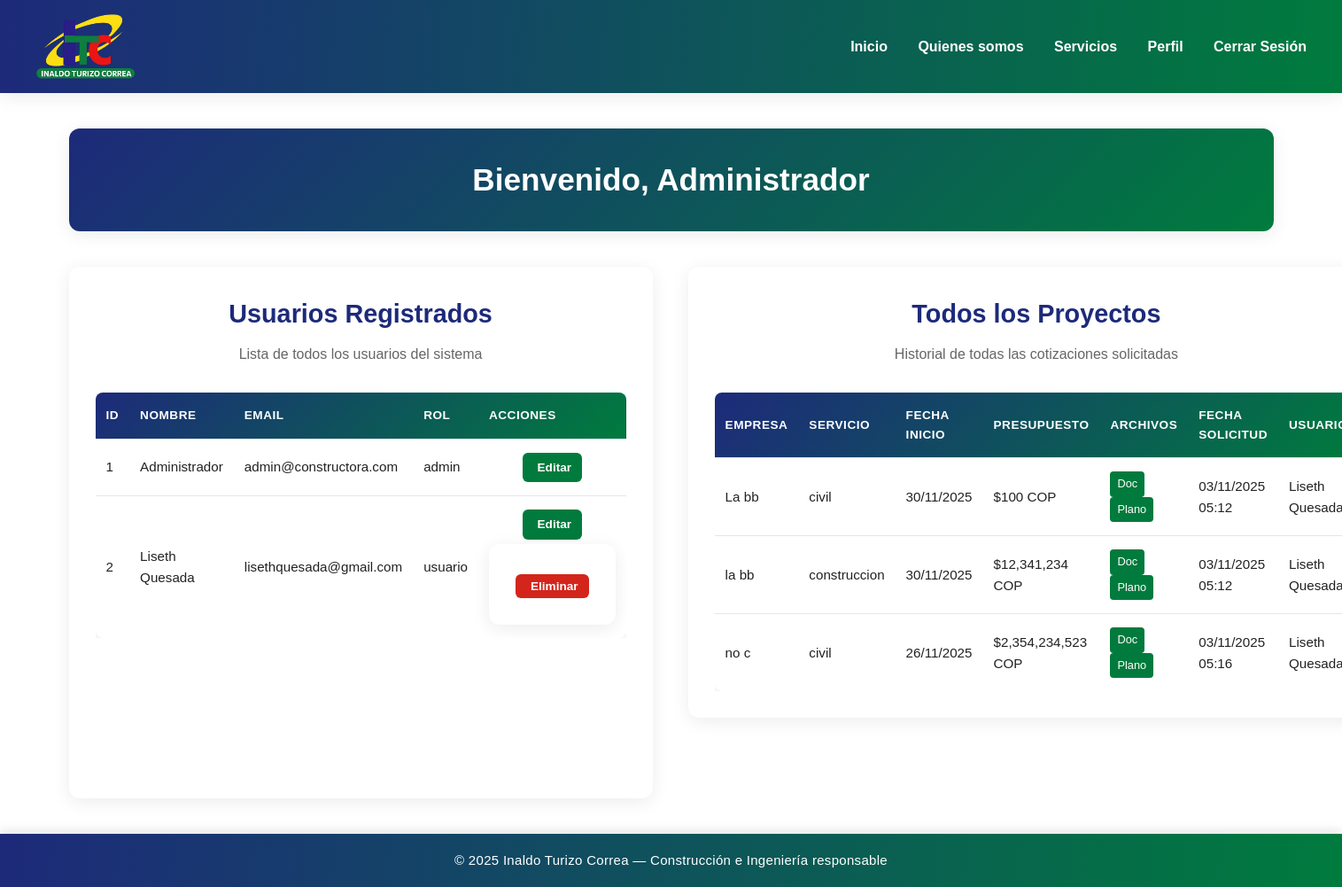
The app's page /admin (signed in), older data.
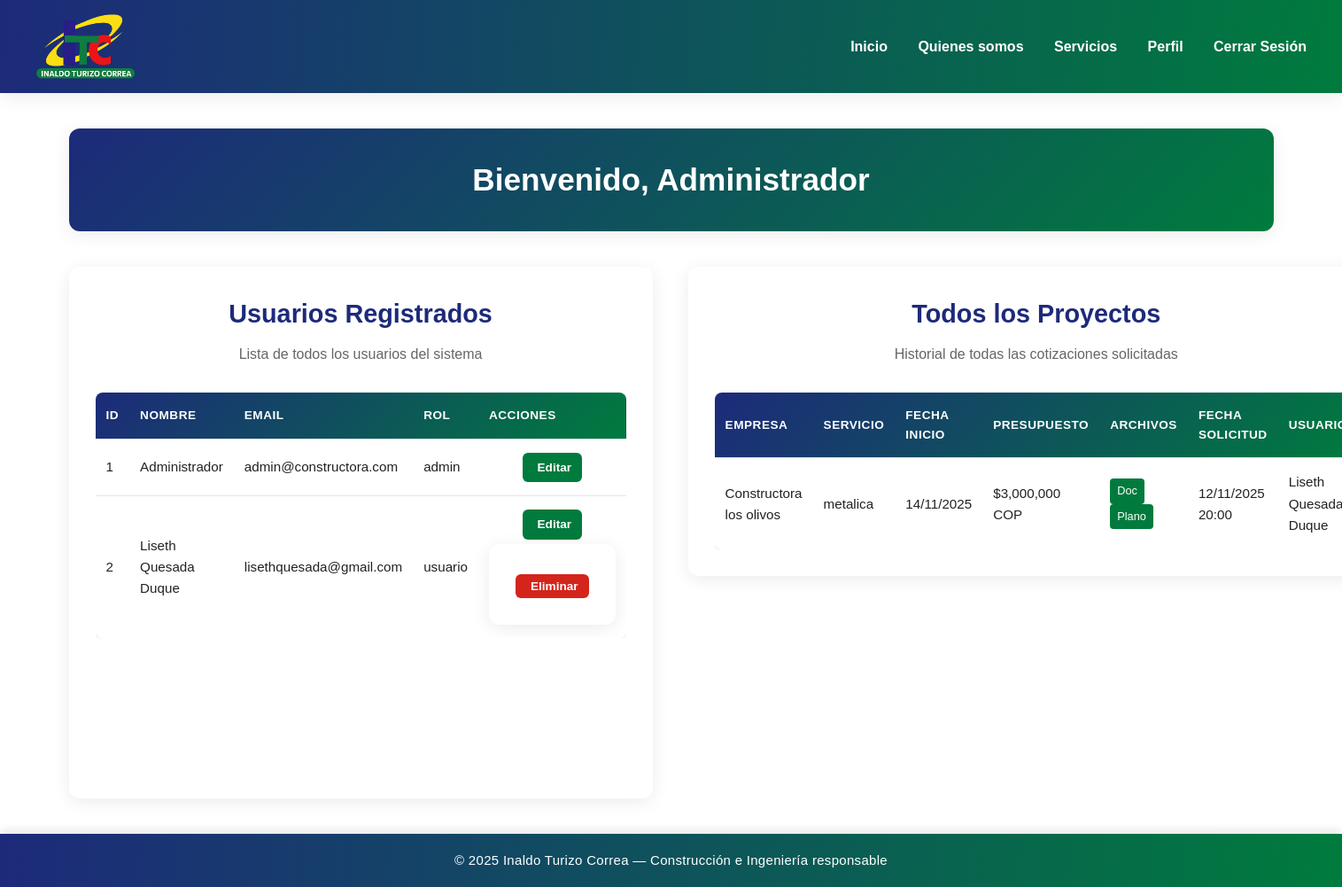
The same page, newer data.
### app.py (models this page shows)
class User(UserMixin, db.Model):
    id = db.Column(db.Integer, primary_key=True)
    nombre = db.Column(db.String(100), nullable=False)
    email = db.Column(db.String(100), unique=True, nullable=False)
    password = db.Column(db.String(200), nullable=False)
    rol = db.Column(db.String(20), nullable=False, default='usuario')
    proyectos = db.relationship('Proyecto', backref='usuario', lazy=True)

class Proyecto(db.Model):
    id = db.Column(db.Integer, primary_key=True)
    nombre_empresa = db.Column(db.String(100), nullable=False)
    nit_empresa = db.Column(db.String(20), nullable=False)
    telefono = db.Column(db.String(20), nullable=False)
    direccion = db.Column(db.String(200), nullable=False)
    servicio = db.Column(db.String(50), nullable=False)
    fecha = db.Column(db.Date, nullable=False)
    presupuesto = db.Column(db.Float, nullable=False)
    descripcion = db.Column(db.Text, nullable=False)
    archivo_tecnico = db.Column(db.String(200))  # Ruta del archivo subido
    plano = db.Column(db.String(200))  # Ruta del plano subido
    user_id = db.Column(db.Integer, db.ForeignKey('user.id'), nullable=False)
    fecha_creacion = db.Column(db.DateTime, default=db.func.current_timestamp())

### app.py (the view)
@app.route('/admin')
@login_required
def admin_dashboard():
    if current_user.rol != 'admin':
        flash('No tienes permiso para acceder a esta página', 'error')
        return redirect(url_for('user_dashboard'))
    usuarios = User.query.all()
    proyectos = Proyecto.query.all()
    return render_template('admin_dashboard.html', usuarios=usuarios, proyectos=proyectos)

### app.py (called while the page is built)
@login_manager.user_loader
def load_user(user_id):
    return User.query.get(int(user_id))

### templates/admin_dashboard.html (shortened to what this page needs)
{% extends "base.html" %}
{% block content %}
<div class="dashboard-container">
    <section class="dashboard-header">
        <div class="welcome-card">
            <h1>Bienvenido, Administrador</h1>
        </div>
    </section>
<div class="dashboard-grid">
    <section class="cotizacion-panel">
        <div class="form-card">
            <h2>Usuarios Registrados</h2>
            <p class="form-subtitle">Lista de todos los usuarios del sistema</p>
            {% if usuarios %}
                <div class="proyectos-table-container">
                    <table class="proyectos-table">
                        <thead>
                            <tr>
                                <th>ID</th>
                                <th>Nombre</th>
                                <th>Email</th>
                                <th>Rol</th>
                                <th>Acciones</th>
                            </tr>
                        </thead>
                        <tbody>
                            {% for u in usuarios %}
                            <tr>
                                <td>{{ u.id }}</td>
                                <td>{{ u.nombre }}</td>
                                <td>{{ u.email }}</td>
                                <td>{{ u.rol }}</td>
                                <td>
                                    <div class="action-buttons">
                                        <div class="action-column">
                                            <a href="{{ url_for('editar_usuario', usuario_id=u.id) }}" class="btn-action btn-edit" title="Editar">
                                                 Editar
                                            </a>
                                            {% if u.id != current_user.id %}
                                            <form method="POST" action="{{ url_for('eliminar_usuario', usuario_id=u.id) }}" class="delete-form" onsubmit="return confirm('¿Estás seguro de que deseas eliminar este usuario?');">
                                                <button type="submit" class="btn-action btn-delete" title="Eliminar">
                                                     Eliminar
                                                </button>
                                            </form>
                                            {% endif %}
                                        </div>
                                    </div>
                                </td>
                            </tr>
                            {% endfor %}
                        </tbody>
                    </table>
                </div>
            {% else %}
                <p>No hay usuarios registrados aún.</p>
            {% endif %}
        </div>
    </section>
    <section class="proyectos-panel">
        <div class="proyectos-card">
            <h2>Todos los Proyectos</h2>
            <p class="form-subtitle">Historial de todas las cotizaciones solicitadas</p>
            {% if proyectos %}
                <div class="proyectos-table-container">
                    <table class="proyectos-table">
                        <thead>
                            <tr>
                                <th>Empresa</th>
                                <th>Servicio</th>
                                <th>Fecha Inicio</th>
                                <th>Presupuesto</th>
                                <th>Archivos</th>
                                <th>Fecha Solicitud</th>
                                <th>Usuario</th>
                            </tr>
                        </thead>
                        <tbody>
                            {% for proyecto in proyectos %}
                            <tr>
                                <td>{{ proyecto.nombre_empresa }}</td>
                                <td>{{ proyecto.servicio }}</td>
                                <td>{{ proyecto.fecha.strftime('%d/%m/%Y') }}</td>
                                <td>${{ "{:,.0f}".format(proyecto.presupuesto) }} COP</td>
                                <td>
                                    {% if proyecto.archivo_tecnico %}
                                        <a href="{{ url_for('download_file', filename=proyecto.archivo_tecnico) }}" class="file-link" download>Doc</a>
                                    {% endif %}
                                    {% if proyecto.plano %}
                                        <a href="{{ url_for('download_file', filename=proyecto.plano) }}" class="file-link" download>Plano</a>
                                    {% endif %}
                                </td>
                                <td>{{ proyecto.fecha_creacion.strftime('%d/%m/%Y %H:%M') }}</td>
                                <td>{{ proyecto.usuario.nombre if proyecto.usuario else 'N/A' }}</td>
                            </tr>
                            {% endfor %}
                        </tbody>
                    </table>
                </div>
            {% else %}
                <p>No hay proyectos aún.</p>
            {% endif %}
        </div>
    </section>
</div>
</div>
<footer class="footer-bar">
    <p>© 2025 Inaldo Turizo Correa — Construcción e Ingeniería responsable</p>
</footer>
{% endblock %}

### templates/base.html (shortened to what this page needs)
<!DOCTYPE html>
<html lang="es">
<head>
    <link rel="stylesheet" href="{{ url_for('static', filename='css/style.css') }}">
</head>
<body>
    <header class="navbar">
        <img src="{{ url_for('static', filename='img/LogoITC.png') }}" alt="INALDO TURIZO CORREA">
        <nav class="menu">
            <a href="{{ url_for('index') }}">Inicio</a>
            <a href="{{ url_for('quienes_somos') }}">Quienes somos</a>
            <a href="{{ url_for('servicios') }}">Servicios</a>
            {% if current_user.is_authenticated %}
                <a href="{{ url_for('user_dashboard') }}">Perfil</a>
                <a href="{{ url_for('logout') }}">Cerrar Sesión</a>
            {% else %}
                <a href="{{ url_for('login') }}">Ingresar</a>
            {% endif %}
        </nav>
    </header>
    {% block content %}{% endblock %}
</body>
</html>

### static/css/style.css (style rules this page uses)
:root { --color-azul: #1d2a7a; --color-verde: #007b3d; --color-rojo: #d3251c; --color-amarillo: #f9c623; --color-fondo: #ffffff; --color-blanco: #ffffff; --color-texto: #222; --sombra: 0 4px 20px rgba(0, 0, 0, 0.08); --radio: 12px; --transicion: all 0.3s ease; --fuente: "Poppins", sans-serif; --ancho-maximo: 1200px; }
* { box-sizing: border-box; margin: 0; padding: 0; font-family: var(--fuente); }
html, body { height: 100%; }
body { background-color: var(--color-fondo); color: var(--color-texto); line-height: 1.6; text-align: center; display: flex; flex-direction: column; min-height: 100vh; }
.navbar { background: linear-gradient(95deg, var(--color-azul), var(--color-verde)); color: var(--color-blanco); display: flex; align-items: center; justify-content: space-between; padding: 15px 40px; box-shadow: var(--sombra); position: sticky; top: 0; z-index: 1000; }
.navbar img { height: 75px; }
.menu a { color: var(--color-blanco); text-decoration: none; margin-left: 30px; font-weight: 600; transition: var(--transicion); }
form { background: #ffffff; padding: 30px; border-radius: var(--radio); box-shadow: var(--sombra); max-width: 350px; margin: 40px auto; text-align: left; }
.footer-bar { background: linear-gradient(95deg, var(--color-azul), var(--color-verde)); color: var(--color-blanco); text-align: center; padding: 18px 0; font-size: 15px; font-weight: 500; letter-spacing: 0.3px; box-shadow: 0 -4px 10px rgba(0, 0, 0, 0.1); width: 100%; transition: background 0.4s ease; margin-top: auto; }
.footer-bar p { margin: 0; color: var(--color-blanco); }
.dashboard-container { max-width: 1400px; margin: 40px auto; padding: 0 20px; }
.dashboard-header { text-align: center; margin-bottom: 40px; }
.welcome-card { background: linear-gradient(135deg, var(--color-azul), var(--color-verde)); color: white; padding: 30px; border-radius: var(--radio); box-shadow: var(--sombra); }
.welcome-card h1 { margin: 0; font-size: 2.2rem; font-weight: 700; }
.dashboard-grid { display: grid; grid-template-columns: 1fr 1fr; gap: 40px; align-items: start; }
.cotizacion-panel { background: white; border-radius: var(--radio); box-shadow: var(--sombra); padding: 30px; min-height: 600px; }
.form-card h2 { color: var(--color-azul); margin-bottom: 10px; font-size: 1.8rem; }
.form-subtitle { color: #666; margin-bottom: 30px; font-size: 1rem; }
.proyectos-panel { background: white; border-radius: var(--radio); box-shadow: var(--sombra); padding: 30px; }
.proyectos-card h2 { color: var(--color-azul); margin-bottom: 10px; font-size: 1.8rem; }
.proyectos-table-container { overflow-x: auto; margin-top: 20px; }
.proyectos-table { width: 100%; border-collapse: collapse; background: white; border-radius: 8px; overflow: hidden; box-shadow: 0 2px 10px rgba(0, 0, 0, 0.1); }
.proyectos-table thead { background: linear-gradient(135deg, var(--color-azul), var(--color-verde)); color: white; }
.proyectos-table th, .proyectos-table td { padding: 15px 12px; text-align: left; border-bottom: 1px solid #e1e5ee; font-size: 0.95rem; }
.proyectos-table th { font-weight: 600; text-transform: uppercase; font-size: 0.85rem; letter-spacing: 0.5px; }
.proyectos-table tbody tr:last-child td { border-bottom: none; }
.file-link { display: inline-block; margin-right: 10px; padding: 4px 8px; background: var(--color-verde); color: white; text-decoration: none; border-radius: 4px; font-size: 0.8rem; font-weight: 500; transition: all 0.2s ease; }
.action-buttons { display: flex; justify-content: center; align-items: center; }
.action-column { display: flex; flex-direction: column; gap: 5px; align-items: center; }
.btn-action { padding: 6px 12px; border: none; border-radius: 6px; font-size: 0.85rem; font-weight: 600; cursor: pointer; text-decoration: none; display: inline-flex; align-items: center; gap: 5px; transition: all 0.2s ease; }
.btn-edit { background: var(--color-verde); color: white; }
.btn-delete { background: var(--color-rojo); color: white; }
.delete-form { display: inline; margin: 0; }
footer { background: linear-gradient(90deg, var(--color-verde), var(--color-azul)); color: var(--color-blanco); text-align: center; padding: 20px; margin-top: 40px; font-size: 0.9rem; }
footer p { margin-bottom: 8px; }
h2 { text-align: center; color: #1d2a7a; font-size: 1.8rem; margin-bottom: 30px; }

Row changes from the older to the newer data that the page shows:
removed Proyecto: nombre_empresa "La bb", servicio "civil", fecha "30/11/2025", presupuesto "100", fecha_creacion "03/11/2025 05:12", usuario "Liseth…"
removed Proyecto: nombre_empresa "la bb", servicio "construccion", fecha "30/11/2025", presupuesto "12,341,234", fecha_creacion "03/11/2025 05:12", usuario "Liseth…"
removed Proyecto: nombre_empresa "no c", servicio "civil", fecha "26/11/2025", presupuesto "2,354,234,523", fecha_creacion "03/11/2025 05:16", usuario "Liseth…"
changed User "lisethquesada@gmail.com": nombre "Liseth Quesada" → "Liseth Quesada Duque"
added Proyecto: nombre_empresa "Constructora los olivos", servicio "metalica", fecha "14/11/2025", presupuesto "3,000,000", fecha_creacion "12/11/2025 20:00", usuario "Liseth Quesada Duque"
